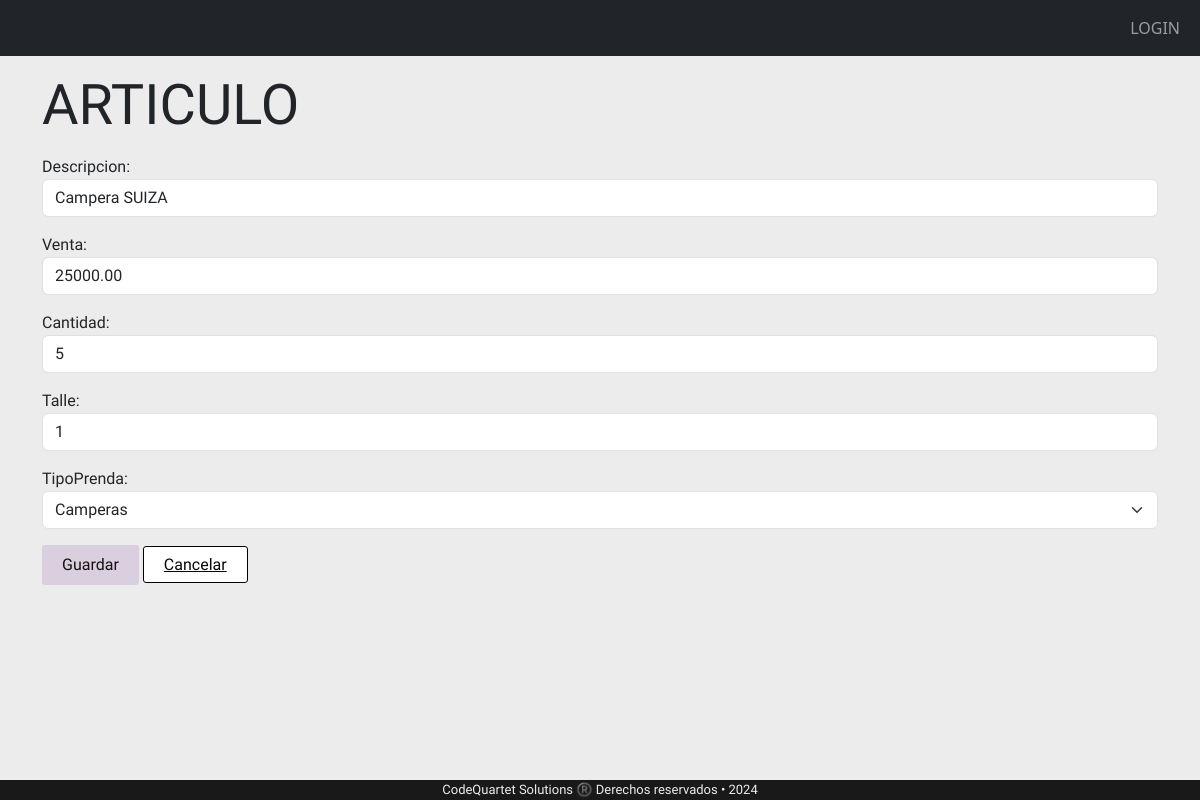
The page /articulos/ArticulosModif/4/ on the database its author committed.
### appRieVictoria/models.py (models this page shows, shortened)
class Articulos (models.Model):
    descripcion = models.CharField( max_length= 100,help_text= '')
    venta= models.DecimalField(max_digits=10, decimal_places=2)
    cantidad = models.BigIntegerField(help_text='')
    talle = models.CharField(max_length=3)
    ventas = models.ManyToManyField("Ventas" ,related_name='articulos_vendidos', through="ventaProd")
    tipoPrenda =models.ForeignKey("tipoPrenda", on_delete=models.CASCADE, default=1)

class TipoPrenda (models.Model):
    descripcion =models.CharField( max_length= 60,help_text= 'Tipo de articulo')
    def __str__(self) -> str:
        return str(self.descripcion)

### appRieVictoria/views.py (the view)
# urls.py: path('articulos/ArticulosModif/<int:pk>/', views.ArticulosModif, name='ArticulosModif'),
def ArticulosModif(request, pk):
    articulos = Articulos.objects.get(pk=pk)
    if request.method == 'POST':
        form = ArticulosForm(request.POST, instance=articulos)
        if form.is_valid():
            form.save()
            return HttpResponseRedirect(reverse('tabla'))
    else:
        form = ArticulosForm(instance=articulos)
    return render(request, 'ArticulosForm.html', {'form': form, 'articulos': articulos})

### appRieVictoria/forms.py
class ArticulosForm(forms.ModelForm):
    class Meta:
        model = Articulos
        fields = ('descripcion', 'venta', 'cantidad', 'talle', 'tipoPrenda'  )
        widgets = {
            'descripcion': forms.TextInput(attrs={'class': 'form-control'}),
            'venta': forms.NumberInput(attrs={'class': 'form-control'}),
            'cantidad': forms.NumberInput(attrs={'class': 'form-control'}),
            'talle': forms.TextInput(attrs={'class': 'form-control'}),
            'tipoPrenda': forms.Select(attrs={'class': 'form form-select'}),
        }

### proyectoRieVictoria/templates/articulosForm.html (shortened to what this page needs)
{% extends "base.html" %}
{% block content %}
<div class= "letra">
<div class="row">
    <h3 class="display-4 my-3">ARTICULO</h3>
    <form method="post" enctype="multipart/form-data">
        {{ form.as_p }}
        <button class="botonguardar" type="submit">Guardar</button>
        <a class="botoncancelar" class= "botoncancelar:hover" href="{% url 'tabla' %}">Cancelar</a>
    </form>
</div>
</div>
{% endblock %}

### proyectoRieVictoria/static/estilos.css (style rules this page uses)
body { background-color: rgb(236, 236, 236); position: relative; }
.letra { font-family: "Gotu", sans-serif; font-size: 16px; }
.botonguardar { font-family: "Gotu", sans-serif; background-color: #dacfdf; color: #131111; border: none; border-radius:3px; padding: 8px 20px; font-size: 16px; cursor: pointer; transition: background-color 0.3s ease; }
.botoncancelar { font-family: "Gotu", sans-serif; background-color: #ffffff; color: #070707; border: 0.1px solid rgb(0, 0, 0); border-radius: 3px; padding: 8px 20px; font-size: 16px; cursor: pointer; transition: background-color 0.3s ease; }

### rows shown on the page
Articulos: descripcion "Campera SUIZA", venta "25000.00", cantidad "5", talle "1", tipoPrenda "Camperas"
